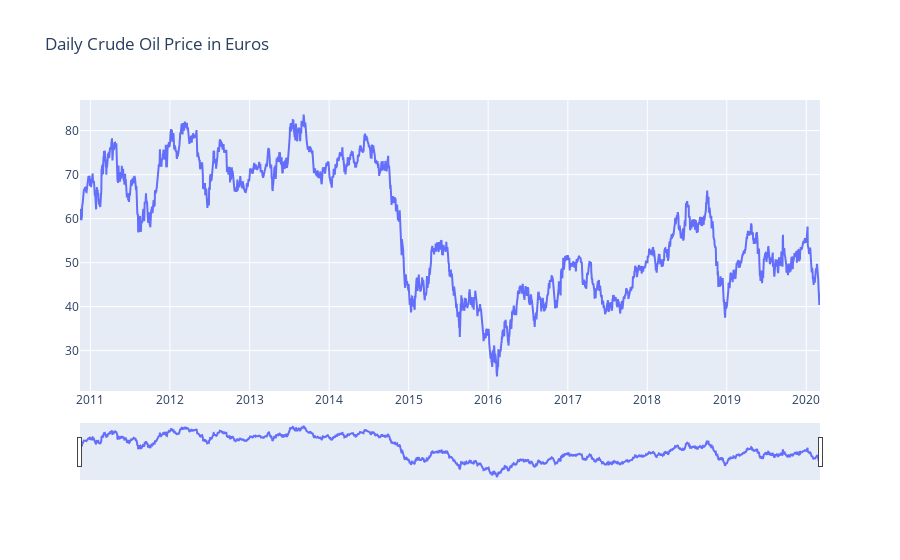

The notebook cell this image was saved under:
### Markdown cell above
We have gotten rid of the 0 value, now let's plot the data

### Code cell
# adapted from Noelle Brown

# Adding multiple lines
fig = go.Figure()
fig.add_trace(go.Scatter(x=oil_prices.index, y=oil_prices['oil_price'], name='Crude Oil Price (euros)'))
fig.update_layout(title_text='Daily Crude Oil Price in Euros',
                  xaxis_rangeslider_visible=True)

fig.show()

### Figure 1 — Plotly figure (JSON) as saved in the notebook; plotly's stock layout.template omitted (floating-point values rounded to 4 significant figures; data arrays with more than 128 entries replaced by an {"elided": "..."} marker saying what was removed)
{"data": [{"name": "Crude Oil Price (euros)", "type": "scatter", "x": {"elided": "3394 str values"}, "y": {"elided": "3394 float values"}}], "layout": {"title": {"text": "Daily Crude Oil Price in Euros"}, "xaxis": {"rangeslider": {"visible": true}}}}
